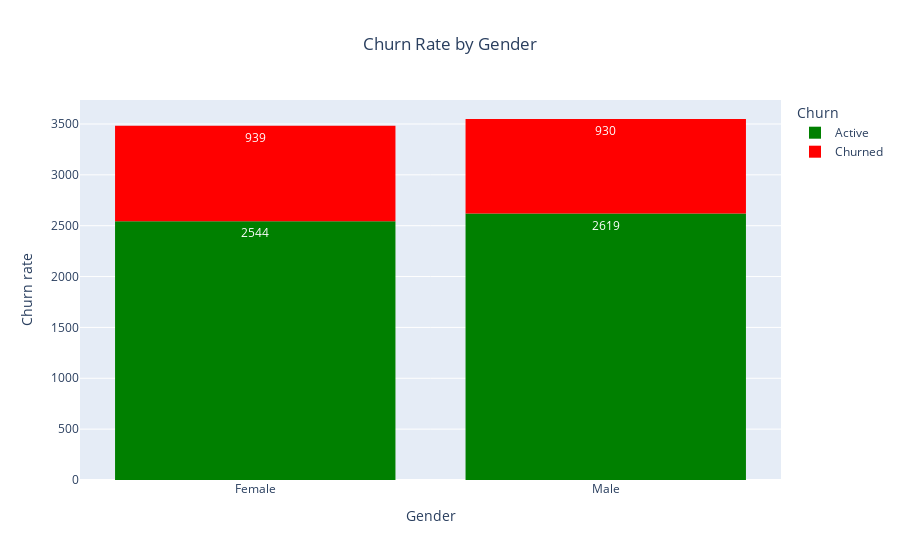
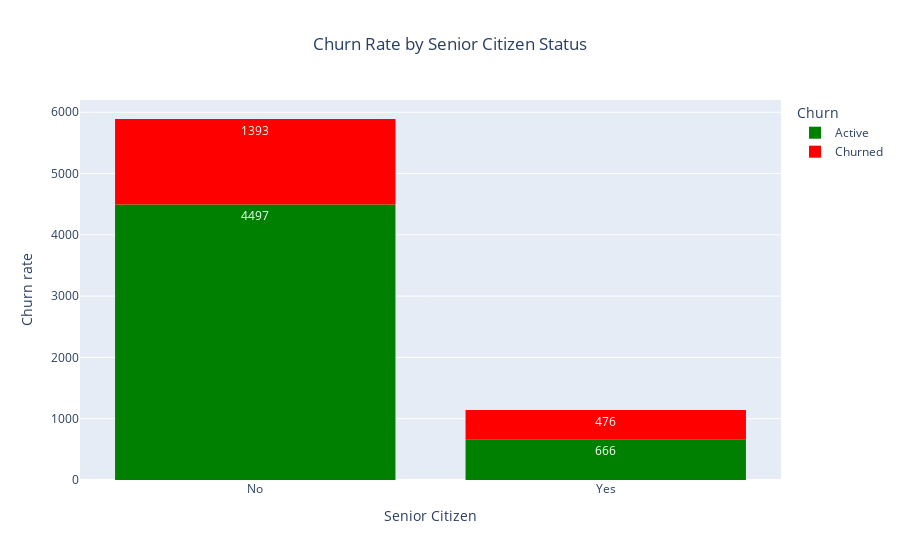
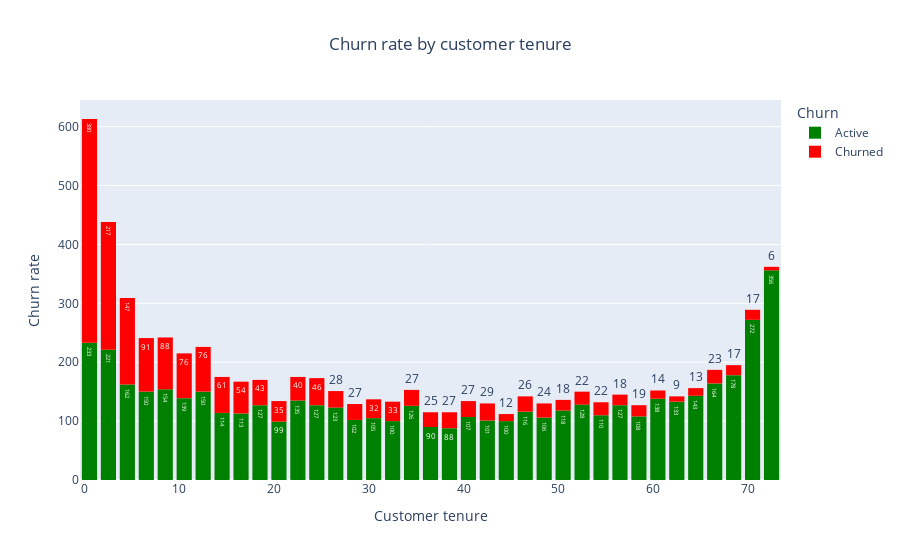
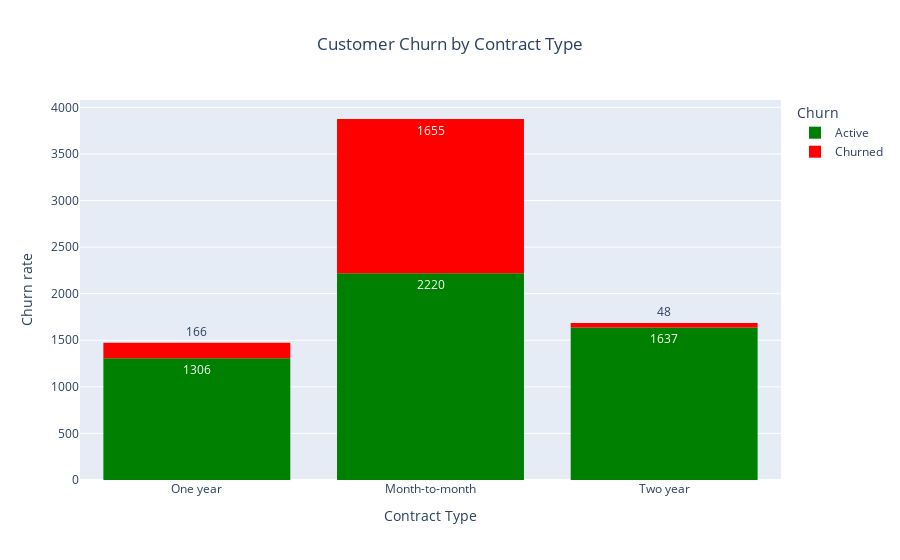

Source (notebook cell) for these figures, in order:
### Code cell
for key, value in dicc_cat.items():
    comp_churn(data_norm, key, value[0], value[1])

### Figure 1 — Plotly figure (JSON) as saved in the notebook; plotly's stock layout.template omitted (floating-point values rounded to 4 significant figures; data arrays with more than 128 entries replaced by an {"elided": "..."} marker saying what was removed)
{"data": [{"bingroup": "x", "hovertemplate": "Churn=Active<br>customer.gender=%{x}<br>count=%{y}<extra></extra>", "legendgroup": "Active", "marker": {"color": "green", "pattern": {"shape": ""}}, "name": "Active", "orientation": "v", "showlegend": true, "texttemplate": "%{value}", "type": "histogram", "x": {"elided": "5163 str values"}, "xaxis": "x", "yaxis": "y"}, {"bingroup": "x", "hovertemplate": "Churn=Churned<br>customer.gender=%{x}<br>count=%{y}<extra></extra>", "legendgroup": "Churned", "marker": {"color": "red", "pattern": {"shape": ""}}, "name": "Churned", "orientation": "v", "showlegend": true, "texttemplate": "%{value}", "type": "histogram", "x": {"elided": "1869 str values"}, "xaxis": "x", "yaxis": "y"}], "layout": {"bargap": 0.2, "barmode": "relative", "legend": {"title": {"text": "Churn"}, "tracegroupgap": 0}, "title": {"text": "Churn Rate by Gender", "x": 0.5}, "xaxis": {"anchor": "y", "domain": [0, 1], "title": {"text": "Gender"}}, "yaxis": {"anchor": "x", "domain": [0, 1], "title": {"text": "Churn rate"}}}}

### Figure 2 — Plotly figure (JSON) as saved in the notebook; plotly's stock layout.template omitted (floating-point values rounded to 4 significant figures; data arrays with more than 128 entries replaced by an {"elided": "..."} marker saying what was removed)
{"data": [{"bingroup": "x", "hovertemplate": "Churn=Active<br>customer.SeniorCitizen=%{x}<br>count=%{y}<extra></extra>", "legendgroup": "Active", "marker": {"color": "green", "pattern": {"shape": ""}}, "name": "Active", "orientation": "v", "showlegend": true, "texttemplate": "%{value}", "type": "histogram", "x": {"elided": "5163 str values"}, "xaxis": "x", "yaxis": "y"}, {"bingroup": "x", "hovertemplate": "Churn=Churned<br>customer.SeniorCitizen=%{x}<br>count=%{y}<extra></extra>", "legendgroup": "Churned", "marker": {"color": "red", "pattern": {"shape": ""}}, "name": "Churned", "orientation": "v", "showlegend": true, "texttemplate": "%{value}", "type": "histogram", "x": {"elided": "1869 str values"}, "xaxis": "x", "yaxis": "y"}], "layout": {"bargap": 0.2, "barmode": "relative", "legend": {"title": {"text": "Churn"}, "tracegroupgap": 0}, "title": {"text": "Churn Rate by Senior Citizen Status", "x": 0.5}, "xaxis": {"anchor": "y", "domain": [0, 1], "title": {"text": "Senior Citizen"}}, "yaxis": {"anchor": "x", "domain": [0, 1], "title": {"text": "Churn rate"}}}}

### Figure 3 — Plotly figure (JSON) as saved in the notebook; plotly's stock layout.template omitted (floating-point values rounded to 4 significant figures; data arrays with more than 128 entries replaced by an {"elided": "..."} marker saying what was removed)
{"data": [{"bingroup": "x", "hovertemplate": "Churn=Active<br>customer.tenure=%{x}<br>count=%{y}<extra></extra>", "legendgroup": "Active", "marker": {"color": "green", "pattern": {"shape": ""}}, "name": "Active", "orientation": "v", "showlegend": true, "texttemplate": "%{value}", "type": "histogram", "x": {"elided": "5163 int values"}, "xaxis": "x", "yaxis": "y"}, {"bingroup": "x", "hovertemplate": "Churn=Churned<br>customer.tenure=%{x}<br>count=%{y}<extra></extra>", "legendgroup": "Churned", "marker": {"color": "red", "pattern": {"shape": ""}}, "name": "Churned", "orientation": "v", "showlegend": true, "texttemplate": "%{value}", "type": "histogram", "x": {"elided": "1869 int values"}, "xaxis": "x", "yaxis": "y"}], "layout": {"bargap": 0.2, "barmode": "relative", "legend": {"title": {"text": "Churn"}, "tracegroupgap": 0}, "title": {"text": "Churn rate by customer tenure", "x": 0.5}, "xaxis": {"anchor": "y", "domain": [0, 1], "title": {"text": "Customer tenure"}}, "yaxis": {"anchor": "x", "domain": [0, 1], "title": {"text": "Churn rate"}}}}

### Figure 4 — Plotly figure (JSON) as saved in the notebook; plotly's stock layout.template omitted (floating-point values rounded to 4 significant figures; data arrays with more than 128 entries replaced by an {"elided": "..."} marker saying what was removed)
{"data": [{"bingroup": "x", "hovertemplate": "Churn=Active<br>account.Contract=%{x}<br>count=%{y}<extra></extra>", "legendgroup": "Active", "marker": {"color": "green", "pattern": {"shape": ""}}, "name": "Active", "orientation": "v", "showlegend": true, "texttemplate": "%{value}", "type": "histogram", "x": {"elided": "5163 str values"}, "xaxis": "x", "yaxis": "y"}, {"bingroup": "x", "hovertemplate": "Churn=Churned<br>account.Contract=%{x}<br>count=%{y}<extra></extra>", "legendgroup": "Churned", "marker": {"color": "red", "pattern": {"shape": ""}}, "name": "Churned", "orientation": "v", "showlegend": true, "texttemplate": "%{value}", "type": "histogram", "x": {"elided": "1869 str values"}, "xaxis": "x", "yaxis": "y"}], "layout": {"bargap": 0.2, "barmode": "relative", "legend": {"title": {"text": "Churn"}, "tracegroupgap": 0}, "title": {"text": "Customer Churn by Contract Type", "x": 0.5}, "xaxis": {"anchor": "y", "domain": [0, 1], "title": {"text": "Contract Type"}}, "yaxis": {"anchor": "x", "domain": [0, 1], "title": {"text": "Churn rate"}}}}
